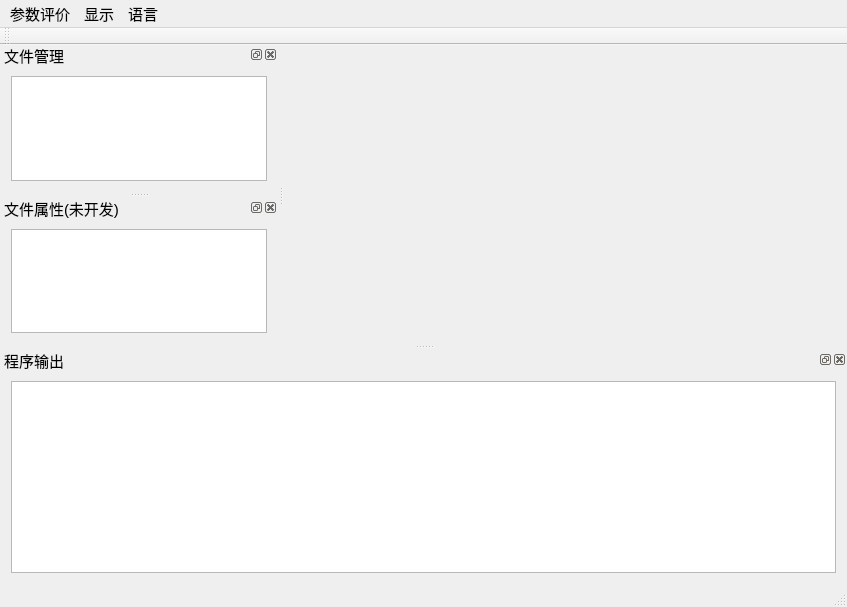
<?xml version="1.0" encoding="UTF-8"?>
<ui version="4.0">
 <class>ParameterEvaluationClass</class>
 <widget class="QMainWindow" name="ParameterEvaluationClass">
  <property name="geometry">
   <rect>
    <x>0</x>
    <y>0</y>
    <width>847</width>
    <height>607</height>
   </rect>
  </property>
  <property name="font">
   <font>
    <pointsize>11</pointsize>
   </font>
  </property>
  <property name="windowTitle">
   <string>ParameterEvaluation</string>
  </property>
  <property name="windowIcon">
   <iconset resource="../resourece/ParameterEvaluation.qrc">
    <normaloff>:/ParameterEvaluation/1.ico</normaloff>:/ParameterEvaluation/1.ico</iconset>
  </property>
  <widget class="QWidget" name="visualWidget">
   <layout class="QVBoxLayout" name="verticalLayout_3">
    <item>
     <layout class="QVBoxLayout" name="visualArea"/>
    </item>
   </layout>
  </widget>
  <widget class="QMenuBar" name="menuBar">
   <property name="geometry">
    <rect>
     <x>0</x>
     <y>0</y>
     <width>847</width>
     <height>26</height>
    </rect>
   </property>
   <widget class="QMenu" name="ParameterEvaluation">
    <property name="font">
     <font>
      <pointsize>11</pointsize>
     </font>
    </property>
    <property name="title">
     <string>参数评价</string>
    </property>
    <addaction name="action_MatchingFeature"/>
    <addaction name="action_StemCurve"/>
   </widget>
   <widget class="QMenu" name="Language">
    <property name="font">
     <font>
      <pointsize>11</pointsize>
     </font>
    </property>
    <property name="title">
     <string>语言</string>
    </property>
    <addaction name="action_Chinese"/>
    <addaction name="action_English"/>
   </widget>
   <widget class="QMenu" name="display">
    <property name="title">
     <string>显示</string>
    </property>
    <addaction name="action_ShowDBTree"/>
    <addaction name="action_ShowProperty"/>
    <addaction name="action_ShowOutput"/>
   </widget>
   <addaction name="ParameterEvaluation"/>
   <addaction name="display"/>
   <addaction name="Language"/>
  </widget>
  <widget class="QToolBar" name="mainToolBar">
   <attribute name="toolBarArea">
    <enum>TopToolBarArea</enum>
   </attribute>
   <attribute name="toolBarBreak">
    <bool>false</bool>
   </attribute>
  </widget>
  <widget class="QStatusBar" name="statusBar"/>
  <widget class="QDockWidget" name="nodeTree">
   <property name="font">
    <font>
     <pointsize>11</pointsize>
    </font>
   </property>
   <property name="windowTitle">
    <string>文件管理</string>
   </property>
   <attribute name="dockWidgetArea">
    <number>1</number>
   </attribute>
   <widget class="QWidget" name="nodeMangment">
    <layout class="QHBoxLayout" name="horizontalLayout">
     <item>
      <widget class="QTreeView" name="fileTree"/>
     </item>
    </layout>
   </widget>
  </widget>
  <widget class="QDockWidget" name="property">
   <property name="font">
    <font>
     <pointsize>11</pointsize>
    </font>
   </property>
   <property name="floating">
    <bool>false</bool>
   </property>
   <property name="windowTitle">
    <string>文件属性(未开发)</string>
   </property>
   <attribute name="dockWidgetArea">
    <number>1</number>
   </attribute>
   <widget class="QWidget" name="propertyMangment">
    <layout class="QHBoxLayout" name="horizontalLayout_2">
     <item>
      <widget class="QTableView" name="propertyInformation"/>
     </item>
    </layout>
   </widget>
  </widget>
  <widget class="QDockWidget" name="output">
   <property name="font">
    <font>
     <pointsize>11</pointsize>
    </font>
   </property>
   <property name="windowTitle">
    <string>程序输出</string>
   </property>
   <attribute name="dockWidgetArea">
    <number>8</number>
   </attribute>
   <widget class="QWidget" name="outputInformation">
    <layout class="QVBoxLayout" name="verticalLayout">
     <item>
      <widget class="QTextEdit" name="logger"/>
     </item>
    </layout>
   </widget>
  </widget>
  <action name="action_MatchingFeature">
   <property name="text">
    <string>树木参数预测结果评价</string>
   </property>
   <property name="font">
    <font>
     <pointsize>11</pointsize>
    </font>
   </property>
  </action>
  <action name="action_StemCurve">
   <property name="text">
    <string>干曲线预测结果评价</string>
   </property>
   <property name="font">
    <font>
     <pointsize>11</pointsize>
    </font>
   </property>
  </action>
  <action name="action_Chinese">
   <property name="text">
    <string>中文</string>
   </property>
   <property name="font">
    <font>
     <pointsize>11</pointsize>
    </font>
   </property>
  </action>
  <action name="action_English">
   <property name="text">
    <string>English</string>
   </property>
   <property name="font">
    <font>
     <pointsize>11</pointsize>
    </font>
   </property>
  </action>
  <action name="action_ShowDBTree">
   <property name="checkable">
    <bool>true</bool>
   </property>
   <property name="checked">
    <bool>true</bool>
   </property>
   <property name="text">
    <string>文件管理</string>
   </property>
   <property name="font">
    <font>
     <pointsize>11</pointsize>
    </font>
   </property>
  </action>
  <action name="action_ShowProperty">
   <property name="checkable">
    <bool>true</bool>
   </property>
   <property name="checked">
    <bool>true</bool>
   </property>
   <property name="text">
    <string>文件属性</string>
   </property>
   <property name="font">
    <font>
     <pointsize>11</pointsize>
    </font>
   </property>
  </action>
  <action name="action_ShowOutput">
   <property name="checkable">
    <bool>true</bool>
   </property>
   <property name="checked">
    <bool>true</bool>
   </property>
   <property name="text">
    <string>程序输出</string>
   </property>
   <property name="font">
    <font>
     <pointsize>11</pointsize>
    </font>
   </property>
  </action>
 </widget>
 <layoutdefault spacing="6" margin="11"/>
 <resources>
  <include location="../resourece/ParameterEvaluation.qrc"/>
 </resources>
 <connections/>
</ui>
